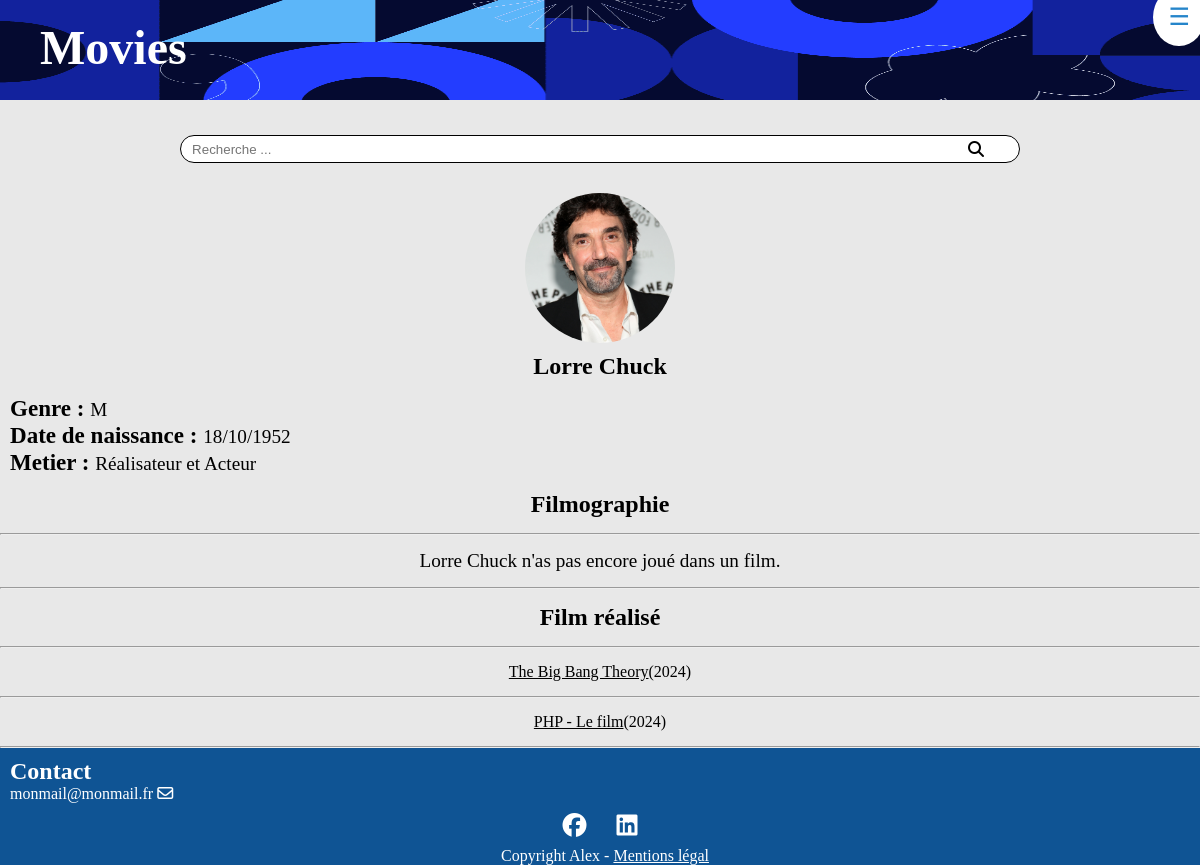
The page /index.php?action=detPersonne&id=8 on the database its author committed.
### tables this page shows
CREATE TABLE IF NOT EXISTS `personne` (
  `id_personne` int NOT NULL AUTO_INCREMENT,
  `nom` varchar(50) NOT NULL,
  `prenom` varchar(50) NOT NULL,
  `sexe` varchar(50) NOT NULL,
  `dateDeNaissance` date DEFAULT NULL,
  `photo` varchar(255) DEFAULT NULL,
  PRIMARY KEY (`id_personne`)
);

CREATE TABLE IF NOT EXISTS `film` (
  `id_film` int NOT NULL AUTO_INCREMENT,
  `titre` varchar(50) NOT NULL,
  `dateDeSortie` date NOT NULL,
  `duree` int NOT NULL,
  `synopsis` text,
  `note` decimal(6,2) DEFAULT NULL,
  `affiche` varchar(255) DEFAULT NULL,
  `id_realisateur` int NOT NULL,
  PRIMARY KEY (`id_film`),
  KEY `id_realisateur` (`id_realisateur`),
  CONSTRAINT `film_ibfk_1` FOREIGN KEY (`id_realisateur`) REFERENCES `realisateur` (`id_realisateur`)
);

### view/personne/detailPersonne.php (the view, shortened to what this page needs)
<div class="detailPersonne">
<?php
        $personne = $requete->fetch();
        echo "<figure>
                <img class='afficheActeur' src='" . $personne['photo'] . "' title='" . $personne['laPersonne'] . "'>
              </figure>",
              "<h2>" . $personne['laPersonne'] . "</h2>",
              "<p><span class='detail'>Genre : </span>" . $personne['sexe'] . "</p>",
              "<p><span class='detail'>Date de naissance : </span>" . $personne['dateNaissance'] . "</p>";
        if (!empty($personne['idActeur']) && !empty($personne['idRealisateur'])) {
            echo "<p><span class='detail'> Metier : </span> Réalisateur et Acteur </p>";
        } elseif (!empty($personne['idActeur'])) {
            echo "<p><span class='detail'> Metier : </span> Acteur </p>";
        } elseif (!empty($personne['idRealisateur'])) {
            echo "<p><span class='detail'> Metier : </span> Réalisateur </p>";
        }
?>
<?php
        if (!empty($personne['idActeur'])) {
        echo "<h2 class='DetPersonneTitle'>Filmographie</h2>",
            "<ul><hr class='solid'>";
        $filmographieActeur = $requeteFilmoActeur->fetchAll();
        if (!empty($filmographieActeur)) {
        foreach($filmographieActeur as $film) {  ?>
            <li>
                <a href='index.php?action=detFilm&id=<?= $film['id_film'] ?>'>
                <?= $film['titre'] ?></a>
                 - <?= $film['dateSortie']; ?>
            </li>         <hr class="solid">
<?php   }
        echo "</ul>";
        echo "<h2 class='DetPersonneTitle'>Role : </h2>",
                "<ul><hr class='solid'>";
        foreach($filmographieActeur as $role) { ?>
            <li>
                <a href='index.php?action=detRole&id=<?= $role['idRole'] ?>'>
                <?= $role['role']?></a>
            </li>         <hr class="solid">
<?php   }
        } else {
            echo "<p class='noFilm'>" . $personne['laPersonne'] . " n'as pas encore joué dans un film.</p><hr class='solid'>";
        }}
        if (!empty($personne['idRealisateur'])) {
            echo "<h2 class='DetPersonneTitle'> Film réalisé </h2>",
                    "<ul><hr class='solid'>";
            foreach($requeteFilmoRealisateur->fetchAll() as $filmReal) { ?>
            <li>
                <a href='index.php?action=detFilm&id=<?= $filmReal['id_film']?>'>
                <?= $filmReal['titre']?></a> (<?= $filmReal['date'] ?>)
            </li>         <hr class="solid">
<?php       }
        }?>
</div>
<?php
    require_once "view/template.php";
?>

### public/css/style.css (style rules this page uses)
* { padding: 0; margin: 0; box-sizing: border-box; }
body { background-color: #9e9e9e3b; scroll-behavior: smooth; }
@media only screen and (min-width: 250px) { figure { position: relative; } }
@media only screen and (min-width: 250px) { figure img { display: block; width: 100vw; height: 100px; } }
@media only screen and (min-width: 250px) { .afficheActeur, .afficheReal { height: 90px; width: 90px; object-fit: cover; border-radius: 50px; } }
@media only screen and (min-width: 250px) { a { color: black; } }
@media only screen and (min-width: 250px) { .detail { font-weight: 600; font-size: 1.2em; } }
@media only screen and (min-width: 250px) { .detailPersonne figure { padding: 10px 0; display: flex; justify-content: center; } }
@media only screen and (min-width: 250px) { .detailPersonne img { height: 150px; width: 150px; border-radius: 50%; } }
@media only screen and (min-width: 250px) { .detailPersonne h2 { text-align: center; padding-bottom: 15px; } }
@media only screen and (min-width: 250px) { .detailPersonne li { display: flex; justify-content: center; align-items: center; padding: 15px 0; } }
@media only screen and (min-width: 250px) { .detailPersonne p { font-size: 1.2em; } }
@media only screen and (min-width: 250px) { .noFilm { display: flex; justify-content: center; align-items: center; padding: 15px 10px; text-align: center; } }
@media only screen and (min-width: 250px) { .DetPersonneTitle { padding-top: 15px; } }
@media only screen and (min-width: 250px) { footer h2, p { padding-left: 10px; } }

### rows shown on the page
personne: photo (picture), sexe "M"
film: titre "The Big Bang Theory", date "2024"
film: titre "PHP - Le film", date "2024"

### other values the page prints
$personne['laPersonne'] "Lorre Chuck"
$personne['dateNaissance'] "18/10/1952"
